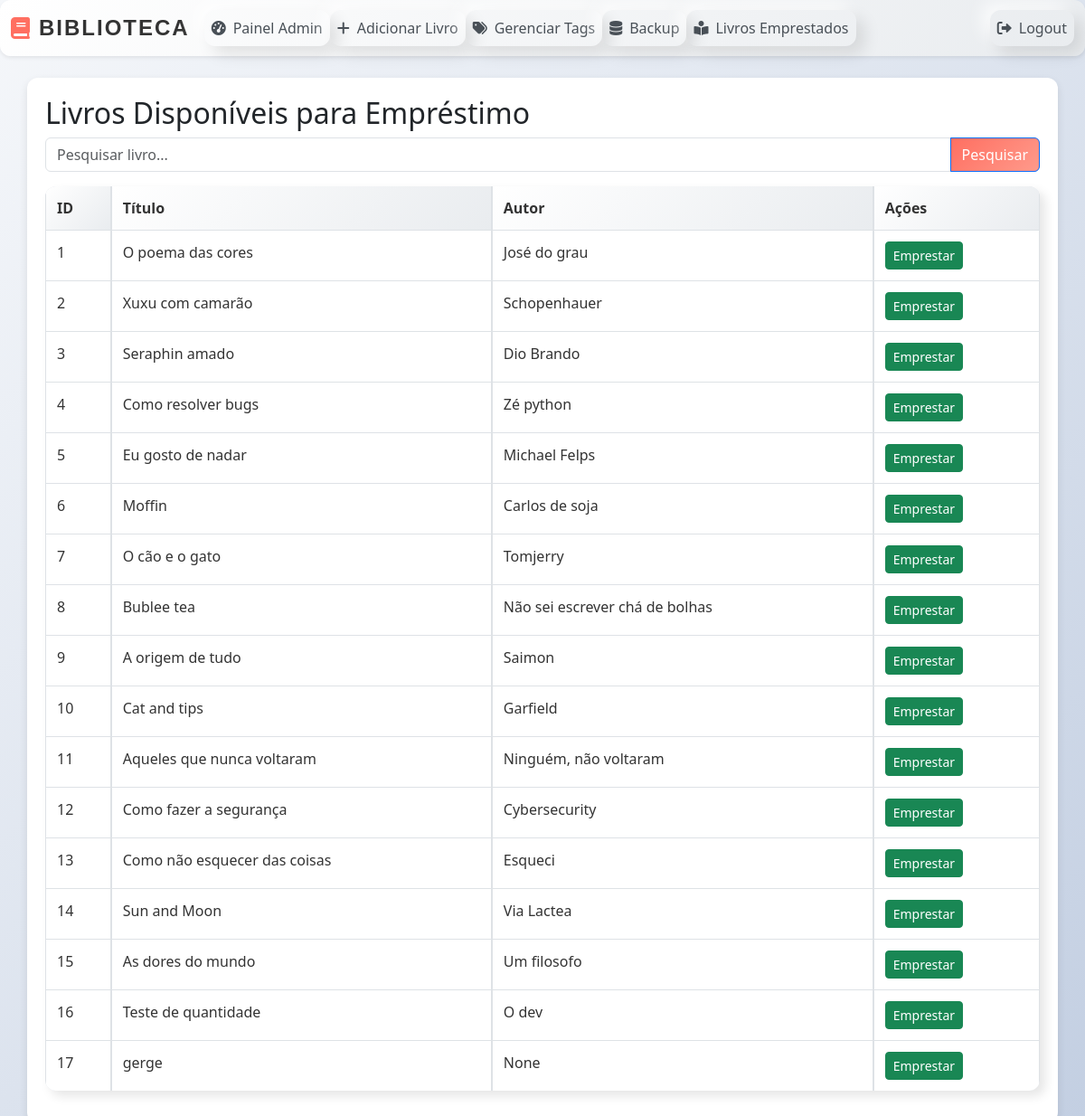
The page /emprestimo/ (signed in) on the database as committed earlier.
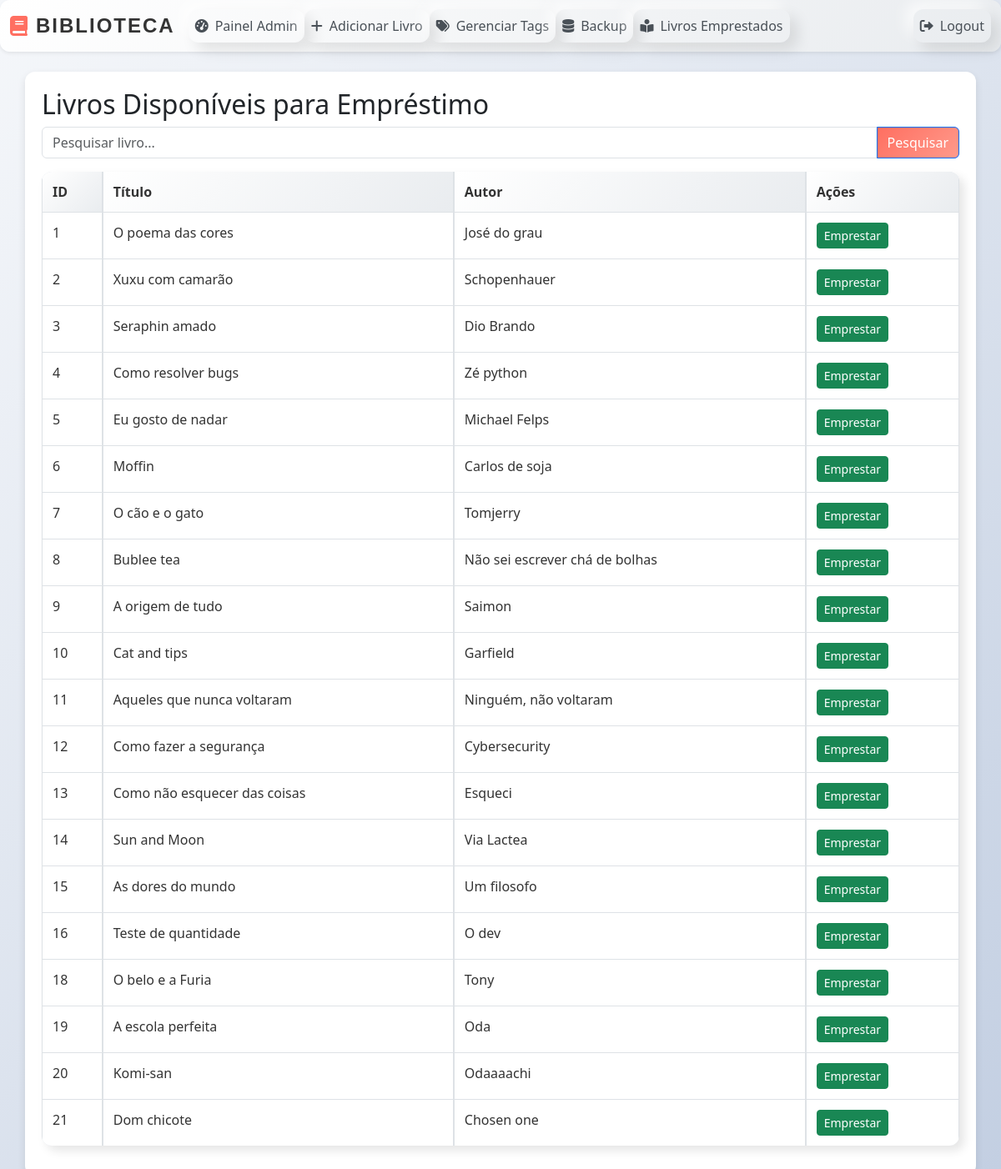
The same page on the database as committed later.
### livros/models.py (models this page shows, shortened)
class Book(models.Model):
    title = models.CharField(max_length=255)
    author = models.CharField(max_length=255)
    available = models.BooleanField(default=True)  # Indica se o livro está disponível no geral
    quantity = models.PositiveIntegerField(default=1)  # Quantidade total de cópias
    available_quantity = models.PositiveIntegerField(default=1)  # Cópias disponíveis atualmente
    tags = models.ManyToManyField('Tag', blank=True)

### livros/views.py (the view)
# urls.py: path('emprestimo/', views.emprestimo_view, name='emprestimo'),
@login_required
def emprestimo_view(request):
    query = request.GET.get('q', '')
    books = Book.objects.filter(available_quantity__gt=0)  # Filtra livros disponíveis
    if query:
        books = books.filter(title__icontains=query)
    return render(request, 'livros/emprestimo.html', {'books': books, 'query': query})

### livros/templates/livros/emprestimo.html (shortened to what this page needs)
{% extends "livros/base.html" %}
{% block content %}
<h2>Livros Disponíveis para Empréstimo</h2>
<form method="get" class="mb-3">
    <div class="input-group">
        <input type="text" name="q" class="form-control" placeholder="Pesquisar livro..." value="{{ query }}">
        <button type="submit" class="btn btn-primary">Pesquisar</button>
    </div>
</form>
<table class="table table-bordered">
    <thead>
        <tr>
            <th>ID</th>
            <th>Título</th>
            <th>Autor</th>
            <th>Ações</th>
        </tr>
    </thead>
    <tbody>
        {% for book in books %}
        <tr>
            <td>{{ book.id }}</td>
            <td>{{ book.title }}</td>
            <td>{{ book.author }}</td>
            <td>
                <a href="{% url 'borrow_book' book.id %}" class="btn btn-sm btn-success">Emprestar</a>
            </td>
        </tr>
        {% empty %}
        <tr>
            <td colspan="4" class="text-center">Nenhum livro disponível.</td>
        </tr>
        {% endfor %}
    </tbody>
</table>
{% endblock %}

Rows that differ between the two databases and show on the page:
removed Book: id "17", title "gerge", author "None"
added Book: id "18", title "O belo e a Furia", author "Tony"
added Book: id "19", title "A escola perfeita", author "Oda"
added Book: id "20", title "Komi-san", author "Odaaaachi"
added Book: id "21", title "Dom chicote", author "Chosen one"
